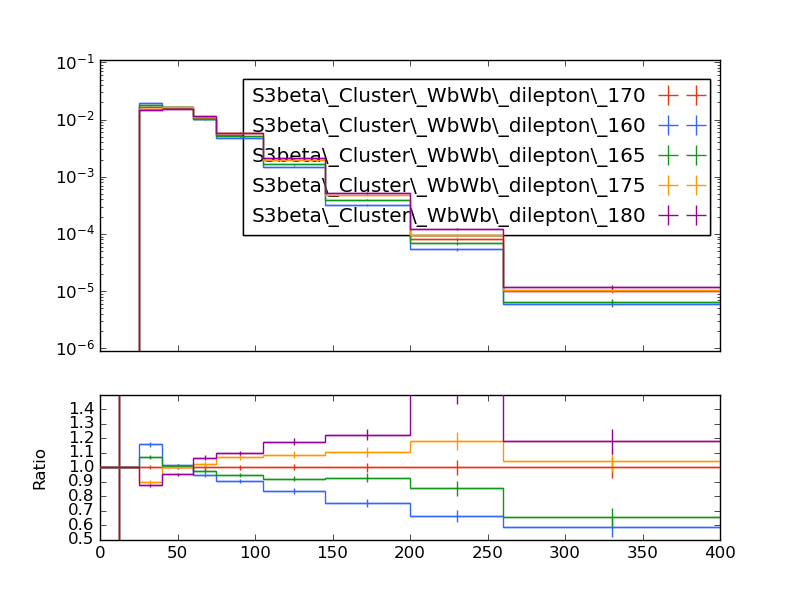

Write the Python code that produced this figure.
#! /usr/bin/env python

# This Python script was auto-generated using YODA v2.0.1.
# Analysis object: /WbWb_dilepton/pT_jet2_untagged
# Timestamp: 27-02-2025 (11:02:17)

import matplotlib as mpl
import matplotlib.pyplot as plt
mpl.use('Agg') # comment out for interactive use
import os
import numpy as np

plotDir = os.path.split(os.path.realpath(__file__))[0]
if 'YODA_USER_PLOT_PATH' in globals():
    plot_outdir = globals()['YODA_USER_PLOT_PATH']
else:
    plot_outdir = plotDir

#plot style
plt.style.use(os.path.join(plotDir, '../default.mplstyle'))

plt.rcParams['text.usetex'] = False
plt.style.use(['classic'])
plt.rc('font', family='DejaVu Sans')
# plot metadata
figW, figH = plt.rcParams['figure.figsize']
ax_xLabel = r''
ax_yLabel = r''
ax_title  = r''
ax_xScale = 'linear'
ax_yScale = 'log'
xLims = (0.0, 400.0)
yLims = (9e-07, 0.11000000000000001)

# TeX-friendly labels for the legend
labels = {
    'legend' : ([ r"S3beta\_Cluster\_WbWb\_dilepton\_170", r"S3beta\_Cluster\_WbWb\_dilepton\_160", r"S3beta\_Cluster\_WbWb\_dilepton\_165", r"S3beta\_Cluster\_WbWb\_dilepton\_175", r"S3beta\_Cluster\_WbWb\_dilepton\_180" ], r""),
}

# Adjust canvas width and height
canvasW = 10.0
canvasH = 9.0
figW *= canvasW/10.
figH *= canvasH/9.

# Create figure and axis objects
fig, (ax, ratio0_ax) = plt.subplots(2, 1, sharex=True,
                  figsize=(figW,figH), gridspec_kw={'height_ratios': (6.0, 3.0)})

# Set figure margins
plt.subplots_adjust(
    left   = 1.0 * plt.rcParams['figure.subplot.left'],
    right  = 1.0 * plt.rcParams['figure.subplot.right'],
    top    = 1.0 * plt.rcParams['figure.subplot.top'],
    bottom = 1.0 * plt.rcParams['figure.subplot.bottom'])

ratio0_ax.yaxis.set_major_locator(mpl.ticker.MultipleLocator(0.1))
ratio0_ax.set_ylim(0.5, 1.4999)
ratio0_ax.set_ylabel('Ratio')

# the numerical data is stored in a separate file
dataf = dict()
prefix = os.path.split(__file__)[0]
if prefix:    prefix = prefix + '/'
exec(open(prefix+'pT_jet2_untagged__data.py').read(), dataf)


legend_handles = dict() # keep track of handles for the legend

# style options for curves
# starts at zorder>=5 to draw curve on top of legend
styles = {
  'S3beta_Cluster_WbWb_dilepton_170.yoda.gz': {
    'color' : '#EE3311',
    'linestyle' : '-',
    'linewidth' : 1,
    'marker' : 'none',
    'markersize' : 2,
    'capsize' : 0.0,
    'zorder' : 5,
    'histstyle' : 1,
    'drawstyle' : 'steps-pre',
    'xerrorbars' : 1,
    'yerrorbars' : 1,
    'fillcolor' : None,
    'fillopacity' : 1.0,
    'ratio0_linestyle' : '-',
    'ratio0_linewidth' : 1,
    'ratio0_marker' : 'none',
    'ratio0_markersize' : 2,
    'ratio0_capsize' : 0.0,
    'ratio0_zorder' : 5,
    'ratio0_histstyle' : 1,
    'ratio0_drawstyle' : 'steps-pre',
    'ratio0_xerrorbars' : 1,
    'ratio0_yerrorbars' : 1,
  },
  'S3beta_Cluster_WbWb_dilepton_160.yoda.gz': {
    'color' : '#3366FF',
    'linestyle' : '-',
    'linewidth' : 1,
    'marker' : 'none',
    'markersize' : 2,
    'capsize' : 0.0,
    'zorder' : 6,
    'histstyle' : 1,
    'drawstyle' : 'steps-pre',
    'xerrorbars' : 1,
    'yerrorbars' : 1,
    'fillcolor' : None,
    'fillopacity' : 1.0,
    'ratio0_linestyle' : '-',
    'ratio0_linewidth' : 1,
    'ratio0_marker' : 'none',
    'ratio0_markersize' : 2,
    'ratio0_capsize' : 0.0,
    'ratio0_zorder' : 6,
    'ratio0_histstyle' : 1,
    'ratio0_drawstyle' : 'steps-pre',
    'ratio0_xerrorbars' : 1,
    'ratio0_yerrorbars' : 1,
  },
  'S3beta_Cluster_WbWb_dilepton_165.yoda.gz': {
    'color' : '#109618',
    'linestyle' : '-',
    'linewidth' : 1,
    'marker' : 'none',
    'markersize' : 2,
    'capsize' : 0.0,
    'zorder' : 7,
    'histstyle' : 1,
    'drawstyle' : 'steps-pre',
    'xerrorbars' : 1,
    'yerrorbars' : 1,
    'fillcolor' : None,
    'fillopacity' : 1.0,
    'ratio0_linestyle' : '-',
    'ratio0_linewidth' : 1,
    'ratio0_marker' : 'none',
    'ratio0_markersize' : 2,
    'ratio0_capsize' : 0.0,
    'ratio0_zorder' : 7,
    'ratio0_histstyle' : 1,
    'ratio0_drawstyle' : 'steps-pre',
    'ratio0_xerrorbars' : 1,
    'ratio0_yerrorbars' : 1,
  },
  'S3beta_Cluster_WbWb_dilepton_175.yoda.gz': {
    'color' : '#FF9900',
    'linestyle' : '-',
    'linewidth' : 1,
    'marker' : 'none',
    'markersize' : 2,
    'capsize' : 0.0,
    'zorder' : 8,
    'histstyle' : 1,
    'drawstyle' : 'steps-pre',
    'xerrorbars' : 1,
    'yerrorbars' : 1,
    'fillcolor' : None,
    'fillopacity' : 1.0,
    'ratio0_linestyle' : '-',
    'ratio0_linewidth' : 1,
    'ratio0_marker' : 'none',
    'ratio0_markersize' : 2,
    'ratio0_capsize' : 0.0,
    'ratio0_zorder' : 8,
    'ratio0_histstyle' : 1,
    'ratio0_drawstyle' : 'steps-pre',
    'ratio0_xerrorbars' : 1,
    'ratio0_yerrorbars' : 1,
  },
  'S3beta_Cluster_WbWb_dilepton_180.yoda.gz': {
    'color' : '#990099',
    'linestyle' : '-',
    'linewidth' : 1,
    'marker' : 'none',
    'markersize' : 2,
    'capsize' : 0.0,
    'zorder' : 9,
    'histstyle' : 1,
    'drawstyle' : 'steps-pre',
    'xerrorbars' : 1,
    'yerrorbars' : 1,
    'fillcolor' : None,
    'fillopacity' : 1.0,
    'ratio0_linestyle' : '-',
    'ratio0_linewidth' : 1,
    'ratio0_marker' : 'none',
    'ratio0_markersize' : 2,
    'ratio0_capsize' : 0.0,
    'ratio0_zorder' : 9,
    'ratio0_histstyle' : 1,
    'ratio0_drawstyle' : 'steps-pre',
    'ratio0_xerrorbars' : 1,
    'ratio0_yerrorbars' : 1,
  },
}

# curve from input yoda files in main panel
for label, yvals in dataf['yvals'].items():
    if all(np.isnan(v) for v in dataf['yvals'][label]):
        continue
    tmp = None
    if styles[label]['histstyle']: # draw as histogram
        xpos = dataf['xedges'][label] if styles[label]['drawstyle'] else dataf['xpoints'][label]
        ypos = np.insert(yvals, 0, yvals[0]) if styles[label]['drawstyle'] else yvals
        if styles[label]['fillcolor']: # fill area below curve
            ax.fill_between(xpos, ypos, step='pre',
                            color=styles[label]['fillcolor'],
                            alpha=styles[label]['fillopacity'])
        tmp, = ax.plot(xpos, ypos,
                       color=styles[label]['color'],
                       linestyle=styles[label]['linestyle'],
                       linewidth=styles[label]['linewidth'],
                       drawstyle=styles[label]['drawstyle'], solid_joinstyle='miter',
                       zorder=styles[label]['zorder'], label=label)
    tmp = ax.errorbar(dataf['xpoints'][label], yvals,
                      xerr=np.array(dataf['xerrs'][label])*styles[label]['xerrorbars'],
                      yerr=np.array(dataf['yerrs'][label])*styles[label]['yerrorbars'],
                      fmt=styles[label]['marker'], capsize=styles[label]['capsize'],
                      markersize=styles[label]['markersize'],
                      ecolor=styles[label]['color'],
                      color=styles[label]['color'], zorder=styles[label]['zorder'])
    tmp[-1][0].set_linestyle(styles[label]['linestyle'])
    tmp[-1][0].set_linewidth(styles[label]['linewidth'])
    if label in dataf['add_legend_handle']:  legend_handles[label] = tmp
    for varLabel in dataf['variation_yvals'].keys():
        if varLabel.startswith(label):
            tmp, = ax.plot(dataf['xedges'][label], dataf['variation_yvals'][varLabel],
                           color=styles[label]['color'],
                           linestyle=styles[label]['linestyle'],
                           linewidth=styles[label]['linewidth'],
                           drawstyle='steps-pre', solid_joinstyle='miter',
                           zorder=styles[label]['zorder'], alpha=0.5)


# plots on ratio panel
# curve from input yoda files in ratio panel
for label, yvals in dataf['ratio0_yvals'].items():
    if all(np.isnan(v) for v in yvals):
        continue
    if styles[label]['ratio0_histstyle']: # plot as histogram
        xpos = dataf['xedges']['S3beta_Cluster_WbWb_dilepton_170.yoda.gz'] if styles[label]['ratio0_drawstyle'] else dataf['xpoints']['S3beta_Cluster_WbWb_dilepton_170.yoda.gz']
        ypos = np.insert(yvals, 0, yvals[0]) if styles[label]['ratio0_drawstyle'] else yvals
        ratio0_ax.plot(xpos, ypos,
                       color=styles[label]['color'],
                       linewidth=styles[label]['linewidth'],
                       linestyle=styles[label]['ratio0_linestyle'],
                       drawstyle=styles[label]['ratio0_drawstyle'], zorder=styles[label]['zorder'],
                       solid_joinstyle='miter')
    tmp = ratio0_ax.errorbar(dataf['xpoints']['S3beta_Cluster_WbWb_dilepton_170.yoda.gz'], yvals,
                             xerr=np.array(dataf['ref_xerrs'])*styles[label]['ratio0_xerrorbars'],
                             yerr=np.array(dataf['ratio0_yerrs'][label])*styles[label]['ratio0_yerrorbars'],
                             fmt=styles[label]['ratio0_marker'], capsize=styles[label]['ratio0_capsize'],
                             markersize=styles[label]['ratio0_markersize'],
                             ecolor=styles[label]['color'],
                             color=styles[label]['color'])
    tmp[-1][0].set_linestyle(styles[label]['ratio0_linestyle'])
    tmp[-1][0].set_linewidth(styles[label]['ratio0_linewidth'])

    for varlabel in dataf['ratio0_variation_vals'].keys():
        if varlabel.startswith(label):
            ratio0_ax.plot(dataf['xedges']['S3beta_Cluster_WbWb_dilepton_170.yoda.gz'],
                            dataf['ratio0_variation_vals'][varlabel],
                            color=styles[label]['color'],
                            linestyle=styles[label]['linestyle'],
                            linewidth=styles[label]['linewidth'],
                            drawstyle='steps-pre', solid_joinstyle='miter',
                            zorder=1, alpha=0.5)

legend_items = list(legend_handles.values())
ax.add_artist(ax.legend(legend_items,
                        labels['legend'][0],
                        title=labels['legend'][1],
                        alignment='right',
                        loc='upper right',
                        bbox_to_anchor=(1.0, 0.97),markerfirst=False))

# set plot metadata as defined above
ratio0_ax.set_xlabel(ax_xLabel)
ratio0_ax.xaxis.set_label_coords(1., -0.15)
ax.set_ylabel(ax_yLabel, ha='right', va='top')
ax.yaxis.set_label_coords(-0.11, 1.0)
ax.set_title(ax_title, loc='left')
ax.set_xscale(ax_xScale)
ax.set_yscale(ax_yScale)
ax.set_xlim(xLims)
ax.set_ylim(yLims)

# tick formatting
plt.rcParams['xtick.top'] = True
plt.rcParams['ytick.right'] = True
ax.yaxis.set_major_locator(mpl.ticker.LogLocator(base=10.0, numticks=np.inf))
ax.yaxis.set_minor_locator(mpl.ticker.LogLocator(
                           base=10.0, subs=np.arange(0.1, 1, 0.1), numticks=np.inf))
fig.align_ylabels((ax, ratio0_ax))
plt.savefig(os.path.join(plot_outdir, 'pT_jet2_untagged.pdf'), format='PDF')
plt.savefig(os.path.join(plot_outdir, 'pT_jet2_untagged.png'), format='PNG')

plt.close(fig)
